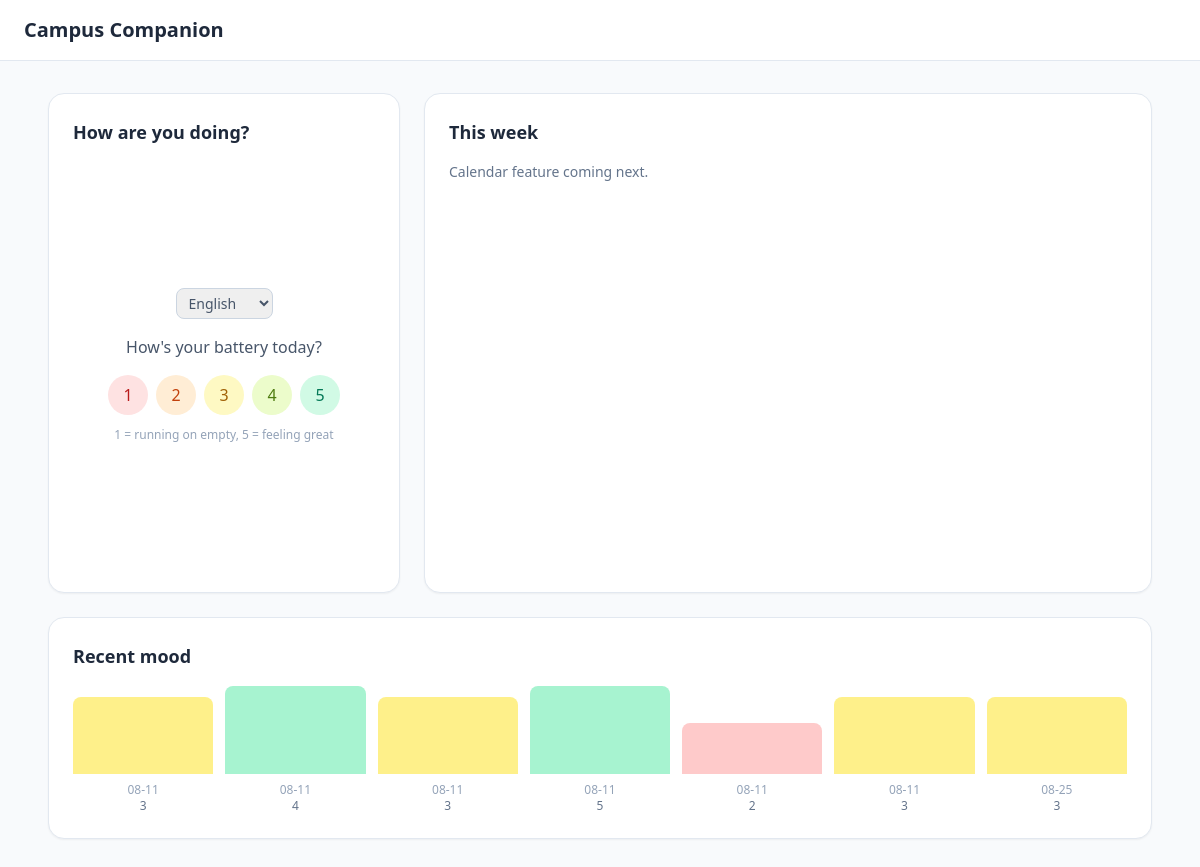
The page / on the database its author committed.
### tables this page shows
CREATE TABLE check_ins (
            id INTEGER PRIMARY KEY AUTOINCREMENT,
            timestamp TEXT NOT NULL,
            mood_score INTEGER NOT NULL,
            note TEXT
        );

### app.py (the view)
@app.route("/", methods=["GET"])
def dashboard():
    if "stage" not in session:
        session["stage"] = "mood_pick"
        session["messages"] = [{"role": "system", "content": SYSTEM_PROMPT}]
    visible_messages = [m for m in session["messages"] if m["role"] != "system"]
    recent_moods = list(reversed(get_recent_checkins(limit=7)))
    return render_template("dashboard.html", messages=visible_messages,
                            stage=session.get("stage"),
                            conversation_over=session.get("conversation_over", False),
                            language=session.get("language", "English"),
                            continuable=get_conversation_previews(),
                            recent_moods=recent_moods)

### app.py (called while the page is built, shortened)
def get_conversation_previews():
    convos = get_continuable_conversations()
    previews = []
    return previews

### database.py (called while the page is built)
def get_recent_checkins(limit=5):
    conn = sqlite3.connect(DB_FILE)
    cursor = conn.cursor()
    cursor.execute(
        "SELECT timestamp, mood_score, note FROM check_ins ORDER BY id DESC LIMIT ?",
        (limit,)
    )
    rows = cursor.fetchall()
    conn.close()
    return rows

def get_continuable_conversations():
    conn = sqlite3.connect(DB_FILE)
    cursor = conn.cursor()
    cursor.execute(
        "SELECT id, updated_at, transcript FROM in_progress_conversations WHERE marked_to_continue = 1 ORDER BY updated_at DESC"
    )
    rows = cursor.fetchall()
    conn.close()
    return rows

### templates/dashboard.html (shortened to what this page needs)
<!DOCTYPE html>
<html lang="en">
<head>
    <script src="https://cdn.tailwindcss.com"></script>
</head>
<body class="bg-slate-50 min-h-screen">
    <nav class="bg-white border-b border-slate-200 px-6 py-4">
        <h1 class="text-xl font-semibold text-slate-800">Campus Companion</h1>
    </nav>
    <main class="max-w-6xl mx-auto px-6 py-8 grid grid-cols-1 lg:grid-cols-3 gap-6">
        <div class="lg:col-span-1 bg-white rounded-2xl border border-slate-200 p-6 shadow-sm flex flex-col h-[500px]">
            <h2 class="text-lg font-semibold text-slate-800 mb-4">How are you doing?</h2>
            {% if stage == "mood_pick" %}
            <div class="flex flex-col items-center justify-center h-full text-center">
                <form method="POST" action="/checkin/language" class="mb-4">
                    <select name="language" onchange="this.form.submit()"
                            class="text-sm border border-slate-300 rounded-lg px-2 py-1 text-slate-600">
                        <option value="English" {% if language == "English" %}selected{% endif %}>English</option>
                    </select>
                </form>
                <p class="text-slate-600 mb-4">How's your battery today?</p>
                <form method="POST" action="/checkin/mood" class="flex gap-2">
                    <button name="initial_mood" value="1" class="w-10 h-10 rounded-full bg-red-100 hover:bg-red-200 text-red-700 font-medium">1</button>
                    <button name="initial_mood" value="2" class="w-10 h-10 rounded-full bg-orange-100 hover:bg-orange-200 text-orange-700 font-medium">2</button>
                    <button name="initial_mood" value="3" class="w-10 h-10 rounded-full bg-yellow-100 hover:bg-yellow-200 text-yellow-700 font-medium">3</button>
                    <button name="initial_mood" value="4" class="w-10 h-10 rounded-full bg-lime-100 hover:bg-lime-200 text-lime-700 font-medium">4</button>
                    <button name="initial_mood" value="5" class="w-10 h-10 rounded-full bg-emerald-100 hover:bg-emerald-200 text-emerald-700 font-medium">5</button>
                </form>
                <p class="text-xs text-slate-400 mt-3">1 = running on empty, 5 = feeling great</p>
            </div>
            {% endif %}
        </div>
        <div class="lg:col-span-2 bg-white rounded-2xl border border-slate-200 p-6 shadow-sm">
            <h2 class="text-lg font-semibold text-slate-800 mb-4">This week</h2>
            <p class="text-slate-500 text-sm">Calendar feature coming next.</p>
        </div>
        <div class="lg:col-span-3 bg-white rounded-2xl border border-slate-200 p-6 shadow-sm">
            <h2 class="text-lg font-semibold text-slate-800 mb-4">Recent mood</h2>
            {% if recent_moods %}
            <div class="flex items-end gap-3 h-32">
                {% for timestamp, mood_score, note in recent_moods %}
                <div class="flex-1 flex flex-col items-center justify-end h-full">
                    <div class="w-full rounded-t-lg
                        {% if mood_score <= 2 %}bg-red-200
                        {% elif mood_score == 3 %}bg-yellow-200
                        {% else %}bg-emerald-200{% endif %}"
                        style="height: {{ (mood_score / 5 * 100) | round | int }}%">
                    </div>
                    <p class="text-xs text-slate-400 mt-2">{{ timestamp[5:10] }}</p>
                    <p class="text-xs text-slate-500 font-medium">{{ mood_score }}</p>
                </div>
                {% endfor %}
            </div>
            {% else %}
            <p class="text-slate-500 text-sm">No check-ins yet - your trend will show up here once you start.</p>
            {% endif %}
        </div>
    </main>
</body>
</html>

### rows shown on the page
check_ins: timestamp "08-11", mood_score "3"
check_ins: timestamp "08-11", mood_score "4"
check_ins: timestamp "08-11", mood_score "3"
check_ins: timestamp "08-11", mood_score "5"
check_ins: timestamp "08-11", mood_score "2"
check_ins: timestamp "08-11", mood_score "3"
check_ins: timestamp "08-25", mood_score "3"
